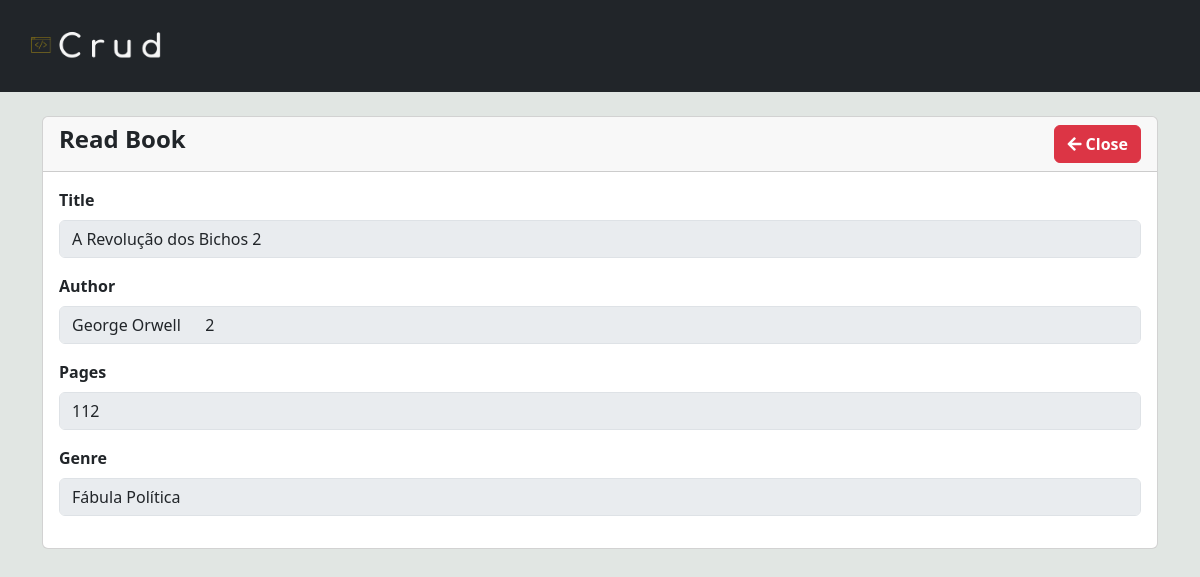
The page /App/view/readBook.php?id=9 on the database its author committed.
### tables this page shows
CREATE TABLE `tb_livros` (
  `id` int(11) NOT NULL,
  `title` varchar(255) DEFAULT NULL,
  `author` varchar(255) NOT NULL,
  `pages` int(11) DEFAULT NULL,
  `genre` varchar(100) NOT NULL
);

### App/Controllers/editController.php (called while the page is built, shortened)
<?php
class EditController {
    private $editBook;
    private $title;
    private $author;
    private $pages;
    private $genre;
    public function __construct($id) {
        $this->editBook = new BookModel();
        $this->createForm($id);
    }
    public function createForm($id) {
        $row = $this->editBook->searchBook($id);
        if ($row) {
            $this->title = $row['title'];
            $this->author = $row['author'];
            $this->pages = $row['pages'];
            $this->genre = $row['genre'];
        }
    }
    public function getTitle(){
        return $this->title;
    }
    public function getAuthor(){
        return $this->author;
    }
    public function getPages(){
        return $this->pages;
    }
    public function getGenre(){
        return $this->genre;
    }
}
try {
    if ($_SERVER['REQUEST_METHOD'] === 'POST') {
        $id = filter_input(INPUT_POST, 'id', FILTER_VALIDATE_INT);
    } else {
        $id = filter_input(INPUT_GET, 'id', FILTER_VALIDATE_INT);
    }
    $updateController = new EditController($id);
} catch (Exception $e) {
    error_log($e->getMessage());
    die("Erro: " . $e->getMessage());
}
?>

### Core/connection.php (called while the page is built, shortened)
<?php
class Connection {
    protected function openDB()
    {
        $options = array(PDO::ATTR_DEFAULT_FETCH_MODE => PDO::FETCH_OBJ, PDO::ATTR_ERRMODE => PDO::ERRMODE_EXCEPTION);
        $dns = DB_TYPE . ':host=' . DB_HOST . ";dbname=" . DB_BOOKS;
        try {
            $this->pdo = new PDO($dns, DB_USER, DB_PASSWORD, $options);
        } catch (PDOException $e) {
             echo '<div align="center"><b>Message: </b>'.$e->getMessage();
             echo '<br><b>Code</b>: '.$e->getCode().'<br>';
             echo '<b>File</b>: '.$e->getFile();
             echo '<br><b>Line: </b>'.$e->getLine();
             die('<br><br><hr><h3>Create the database<br>and try connecting again<h3></div>');
        }
    }
}
?>

### App/Models/Model.php (called while the page is built, shortened)
<?php
require_once '../../Core/connection.php';
class Model extends Connection {
    public function searchBook($id) {
        try {
            $sql = "SELECT * FROM tb_livros WHERE id = :id";
            $query = $this->pdo->prepare($sql);
            $query->execute([':id' => $id]);
            return $query->fetch(PDO::FETCH_ASSOC);
        } catch (PDOException $e) {
            error_log("Error when searching for book:" . $e->getMessage());
            return [];
        }
    }
}
?>

### App/View/readBook.php (the view, shortened to what this page needs)
<?php
require_once '../Controllers/editController.php';
?>
<?php include('Templates/navbar.php');?>
<div class="container mt-4">
    <div class="row">
        <div class="col-md-12">
            <div class="card">
                <div class="card-header">
                    <h4 class="fw-bold"> Read Book
                        <a href="home.php" class="btn btn-danger float-end fw-semibold " data-toggle="modal"
                            data-target="">
                            <i class="fas fa-arrow-left"></i>
                            Close</a>
                    </h4>
                </div>
                <div class="card-body overflow-auto">
                    <div class="mb-3">
                        <label for="" class="form-label fw-semibold">Title</label>
                        <input type="text" class="form-control" name="title" aria-describedby="Title"
                            value="<?php echo htmlspecialchars($updateController->getTitle());?>" disabled>
                    </div>
                    <div class="mb-3">
                        <label for="" class="form-label fw-semibold">Author</label>
                        <input type="text" class="form-control" name="author" aria-describedby="Author"
                            value="<?php echo htmlspecialchars($updateController->getAuthor());?>" disabled>
                    </div>
                    <div class="mb-3">
                        <label for="" class="form-label fw-semibold">Pages</label>
                        <input type="number" class="form-control" name="pages" aria-describedby="Pages" min="1"
                            max="10000" value="<?php echo htmlspecialchars($updateController->getPages());?>" disabled>
                    </div>
                    <div class="mb-3">
                        <label for="" class="form-label fw-semibold">Genre</label>
                        <input type="text" class="form-control" name="genre" aria-describedby="Genre"
                            value="<?php echo htmlspecialchars($updateController->getGenre());?>" disabled>
                    </div>
                </div>
            </div>
        </div>
    </div>
</div>
</body>
</html>

### Public/assets/css/style.css (style rules this page uses)
* { margin: 0; padding: 0; box-sizing: border-box; }
body { background-color: #e1e6e3; }

### rows shown on the page
tb_livros: title "A Revolução dos Bichos 2", author "George Orwell 2", pages "112", genre "Fábula Política"
